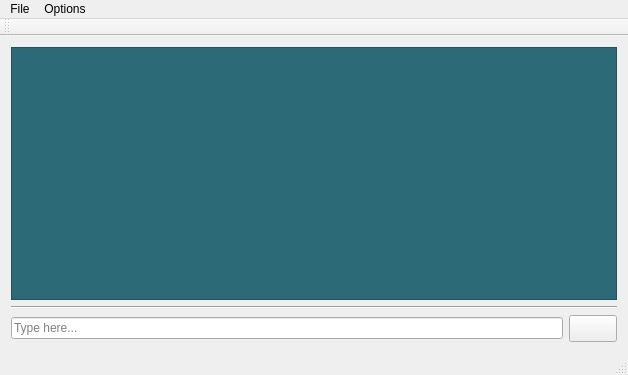
<?xml version="1.0" encoding="UTF-8"?>
<ui version="4.0">
 <class>MainWindow</class>
 <widget class="QMainWindow" name="MainWindow">
  <property name="geometry">
   <rect>
    <x>0</x>
    <y>0</y>
    <width>628</width>
    <height>375</height>
   </rect>
  </property>
  <property name="windowTitle">
   <string>MainWindow</string>
  </property>
  <widget class="QWidget" name="centralWidget">
   <layout class="QVBoxLayout" name="verticalLayout">
    <item>
     <widget class="QPlainTextEdit" name="mainPlainTextEdit">
      <property name="styleSheet">
       <string notr="true">background: #2D6A78;
font: 12pt &quot;Lucida Console&quot;;
color: white;</string>
      </property>
     </widget>
    </item>
    <item>
     <widget class="Line" name="line">
      <property name="orientation">
       <enum>Qt::Horizontal</enum>
      </property>
     </widget>
    </item>
    <item>
     <layout class="QHBoxLayout" name="horizontalLayout">
      <item>
       <widget class="QLineEdit" name="mainLineEdit">
        <property name="focusPolicy">
         <enum>Qt::TabFocus</enum>
        </property>
        <property name="placeholderText">
         <string>Type here...</string>
        </property>
       </widget>
      </item>
      <item>
       <widget class="QToolButton" name="GOtoolbtn">
        <property name="cursor">
         <cursorShape>PointingHandCursor</cursorShape>
        </property>
        <property name="text">
         <string/>
        </property>
        <property name="icon">
         <iconset resource="resources.qrc">
          <normaloff>:/img/img/send-256.png</normaloff>:/img/img/send-256.png</iconset>
        </property>
        <property name="iconSize">
         <size>
          <width>40</width>
          <height>20</height>
         </size>
        </property>
       </widget>
      </item>
     </layout>
    </item>
   </layout>
  </widget>
  <widget class="QMenuBar" name="menuBar">
   <property name="geometry">
    <rect>
     <x>0</x>
     <y>0</y>
     <width>628</width>
     <height>21</height>
    </rect>
   </property>
   <widget class="QMenu" name="menuFile">
    <property name="title">
     <string>File</string>
    </property>
    <addaction name="actionExit"/>
   </widget>
   <widget class="QMenu" name="menuOptions">
    <property name="title">
     <string>Options</string>
    </property>
    <addaction name="actionChange_Name"/>
    <addaction name="actionClear_Chat"/>
   </widget>
   <addaction name="menuFile"/>
   <addaction name="menuOptions"/>
  </widget>
  <widget class="QToolBar" name="mainToolBar">
   <attribute name="toolBarArea">
    <enum>TopToolBarArea</enum>
   </attribute>
   <attribute name="toolBarBreak">
    <bool>false</bool>
   </attribute>
  </widget>
  <widget class="QStatusBar" name="statusBar"/>
  <action name="actionExit">
   <property name="text">
    <string>Exit</string>
   </property>
  </action>
  <action name="actionChange_Name">
   <property name="text">
    <string>Change Name</string>
   </property>
  </action>
  <action name="actionClear_Chat">
   <property name="text">
    <string>Clear Chat</string>
   </property>
  </action>
 </widget>
 <layoutdefault spacing="6" margin="11"/>
 <resources>
  <include location="resources.qrc"/>
 </resources>
 <connections/>
</ui>
